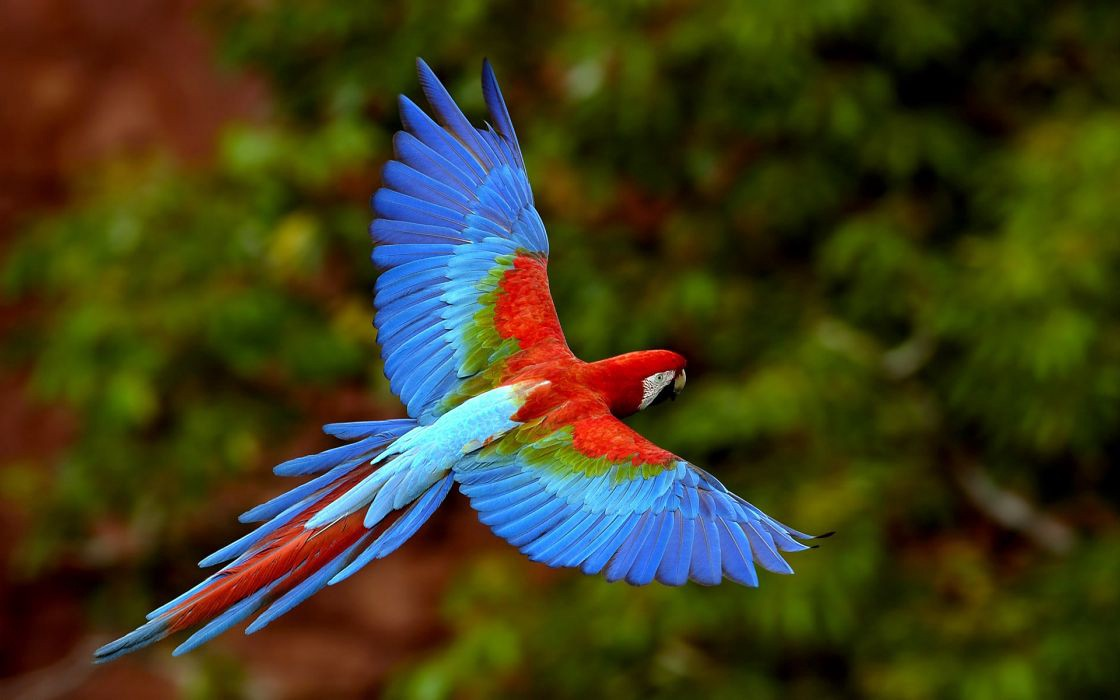
#> input picture sample_images/1.jpg, 1120 x 700 px, found by its file name
$ jupyter execute Tutorial_02.ipynb
#> lines starting #> are read from the running program, lines starting #| are printed output that depends on the picture; long printed decimals are rounded
<a href="https://colab.research.google.com/github/manulthanura/AI-Computer-Vision/blob/main/Tutorial_02.ipynb" target="_parent"></a>

# ECS4300/ECS3300-Artificial Intelligence and Computer Vision
## Tutorial 02

### Intensity clamping
Intensity clamping, as implemented in the provided code, is a technique used to limit the pixel intensity values within a specified range in a grayscale image. The code sets pixel values below a defined lower threshold to zero and those above an upper threshold to 255, effectively clipping the intensity levels at both ends of the spectrum. This process can remove noise or enhance features within a certain intensity range, making it easier to focus on specific areas of interest in the image.

[cell 1]
from PIL import Image
import matplotlib.pyplot as plt
import numpy as np

def intensity_clamping(image_path, clamp_min=90, clamp_max=180):
    # Open the image
#> called with image_path = '/content/sample_data/images/1.jpg', clamp_min = 80, clamp_max = 200
    with Image.open(image_path) as img:
        # Convert the image to grayscale
#> img is the input picture: PIL image 1120x700 RGB; mean R, G, B 63.5, 61, 28.9
        grayscale_image = img.convert('L')
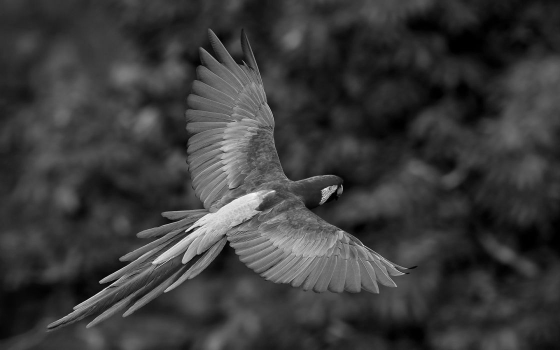
#> grayscale_image: PIL image 1120x700 L (shown at 1/2 size); min 0, max 252, mean 58.1
        image_array = np.array(grayscale_image)

        # Perform intensity clamping using nested for loops
        height, width = image_array.shape
        for i in range(height):
            for j in range(width):
                pixel = image_array[i, j]
                if pixel < clamp_min:
                    image_array[i, j] = 0
                elif pixel > clamp_max:
                    image_array[i, j] = 255
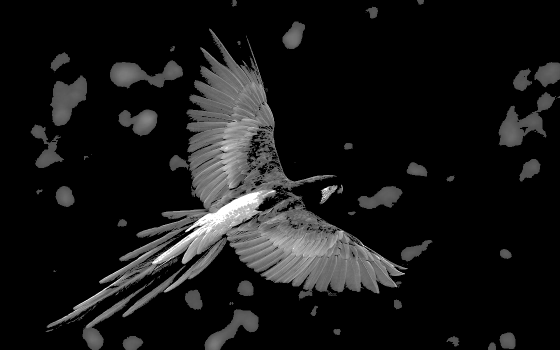
#> image_array: shape (700, 1120) (shown at 1/2 size); min 0, max 255, mean 22.2
                # If the pixel is within the range, no changes are made

        clamped_image = Image.fromarray(image_array.astype('uint8'))

        return clamped_image, grayscale_image

def show_images(original_image, processed_image, processed_title="Processed Image"):
    # Set up the matplotlib figure and axes
#> called with processed_title = 'Clamped Image'
    fig, axs = plt.subplots(1, 2, figsize=(10, 5))

    # Show original image
    axs[0].imshow(original_image, cmap='gray')
    axs[0].set_title('Original Image')
    axs[0].axis('off')  # Hide axes ticks

    # Show processed image
    axs[1].imshow(processed_image, cmap='gray')
    axs[1].set_title(processed_title)
    axs[1].axis('off')  # Hide axes ticks

    plt.show()
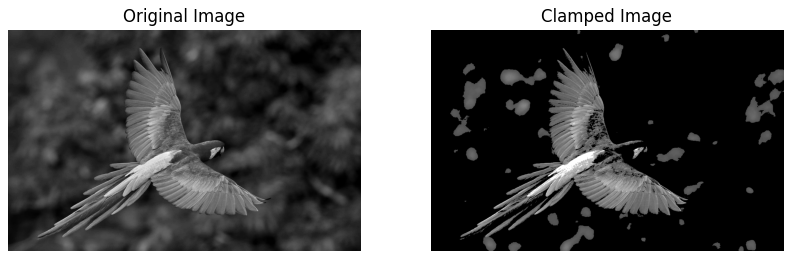
#> figure drawn by matplotlib, 2 panels

# Example usage:
image_path = "/content/sample_data/images/1.jpg"
clamped_image, original_image = intensity_clamping(image_path, clamp_min=80, clamp_max=200)

# Show the original and clamped images
show_images(original_image, clamped_image, processed_title="Clamped Image")

### Intensity windowing
Intensity windowing, demonstrated in the provided code, is an image processing technique used to enhance the contrast of an image. The code applies this technique to a grayscale image by setting all pixel intensities below a specified minimum to zero and all intensities above a specified maximum to 255. Intensities within the range are left unchanged. This method emphasizes the contrast between features in an image by darkening the shadows and brightening the highlights, which can help in better visualizing the details within the image.

[cell 2]
from PIL import Image
import matplotlib.pyplot as plt
import numpy as np

def intensity_windowing(image_path, clamp_min=90, clamp_max=180):
    # Open the image
#> called with image_path = '/content/sample_data/images/1.jpg', clamp_min = 80, clamp_max = 200
    with Image.open(image_path) as img:
        # Convert the image to grayscale
        grayscale_image = img.convert('L')
        image_array = np.array(grayscale_image)

        # Perform intensity clamping using nested for loops
        height, width = image_array.shape
        for i in range(height):
            for j in range(width):
                pixel = image_array[i, j]
                if pixel < clamp_min:
                    image_array[i, j] = 0
                elif clamp_min <= pixel <= clamp_max:
                    image_array[i, j] = (255* ((image_array[i, j] - clamp_min)/(clamp_max - clamp_min))).astype('uint8')
                elif pixel > clamp_max:
                    image_array[i, j] = 255
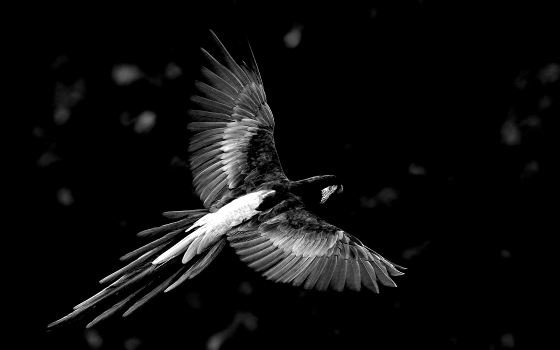
#> image_array: shape (700, 1120) (shown at 1/2 size); min 0, max 255, mean 13.7
                # If the pixel is within the range, no changes are made

        clamped_image = Image.fromarray(image_array.astype('uint8'))

        return clamped_image, grayscale_image

def show_images(original_image, processed_image, processed_title="Processed Image"):
    # Set up the matplotlib figure and axes
#> called with processed_title = 'Clamped Image'
    fig, axs = plt.subplots(1, 2, figsize=(10, 5))

    # Show original image
    axs[0].imshow(original_image, cmap='gray')
    axs[0].set_title('Original Image')
    axs[0].axis('off')  # Hide axes ticks

    # Show processed image
    axs[1].imshow(processed_image, cmap='gray')
    axs[1].set_title(processed_title)
    axs[1].axis('off')  # Hide axes ticks

    plt.show()

# Example usage:
image_path = "/content/sample_data/images/1.jpg"
clamped_image, original_image = intensity_windowing(image_path, clamp_min=80, clamp_max=200)

# Show the original and clamped images
show_images(original_image, clamped_image, processed_title="Clamped Image")

### Image brightness
The provided code snippet defines a function to calculate the average brightness of an image. It works by first converting the image to grayscale, which simplifies the image data to a single luminance channel. The function then iterates over each pixel in the image using nested for loops, summing up the grayscale intensity values. The total sum of these values is then divided by the number of pixels in the image to find the average brightness.

This average brightness value is a single number representing the overall luminance of the image. A higher average brightness indicates a generally lighter image, while a lower value suggests a darker image.

[cell 3]
from PIL import Image

def calculate_brightness(image_path):
    # Open the image file
#> called with image_path = '/content/sample_data/images/1.jpg'
    with Image.open(image_path) as img:
        # Convert the image to grayscale
        grayscale_image = img.convert('L')

        # Get the dimensions of the image
        width, height = grayscale_image.size

        # Initialize the sum of all pixel values
        total_brightness = 0

        # Nested for loops to go through each pixel
        for i in range(width):
            for j in range(height):
                # Get the pixel value at the current position
                pixel_brightness = grayscale_image.getpixel((i, j))
                # Add the pixel value to the total brightness
                total_brightness += pixel_brightness
#> after the loop, total_brightness = 45518502

        # Calculate the average brightness
        average_brightness = total_brightness / (width * height)
#> average_brightness = 58.06

        return average_brightness

# Example usage:
image_path = "/content/sample_data/images/1.jpg"
brightness = calculate_brightness(image_path)
#> brightness = 58.06
print(f"The average brightness of the image is: {brightness}")
#| The average brightness of the image is: 58.059

The first code snippet manually calculates the average brightness of an image by converting it to grayscale, iterating over each pixel with nested for loops, summing their values, and then dividing by the total number of pixels to get the average.

The second snippet simplifies this process by using the ImageStat module from the Python Imaging Library (PIL). Instead of manually iterating over each pixel, it utilizes the Stat class to compute image statistics. The mean attribute of the ImageStat.Stat object directly provides the average brightness (mean luminance) of the grayscale image. This method is more concise and efficient, as it leverages the optimized internal implementations of the PIL library to calculate the mean, rather than using Python loops.

[cell 4]
from PIL import Image, ImageStat

def calculate_brightness(image_path):
    # Open the image file
    with Image.open(image_path) as img:
        # Convert the image to grayscale
        grayscale_image = img.convert('L')

        # Calculate the average brightness
        stat = ImageStat.Stat(grayscale_image)
        # The mean of a grayscale image is its average brightness
        brightness = stat.mean[0]

        return brightness

# Example usage:
image_path = "/content/sample_data/images/1.jpg"
brightness = calculate_brightness(image_path)
print(f"The average brightness of the image is: {brightness}")
#| The average brightness of the image is: 58.059

### Compute Histogram
The code calculates a grayscale image's histogram by iterating over each pixel, tallying the occurrences of each intensity level, and then plots this distribution using matplotlib. It manually constructs the histogram using nested loops, which is a straightforward but less efficient method compared to library-optimized functions.

[cell 5]
from PIL import Image
import matplotlib.pyplot as plt

def compute_histogram_with_loops(image_path):
    # Open the image file
    with Image.open(image_path) as img:
        # Convert the image to grayscale
        grayscale_image = img.convert('L')

        # Get the dimensions of the image
        width, height = grayscale_image.size

        # Initialize a list to count the occurrence of each pixel intensity
        histogram = [0] * 256 # Python creates a list of 256 elements, where each element is initialized to 0.

        # Nested for loops to iterate over each pixel
        for i in range(width):
            for j in range(height):
                # Get the pixel value at the current position
                pixel_value = grayscale_image.getpixel((i, j))
                # Increment the histogram count for the pixel value
                histogram[pixel_value] += 1

        return histogram

def plot_histogram(histogram):
    # Configure and show the histogram plot
    plt.figure()
    plt.title("Grayscale Histogram")
    plt.xlabel("Grayscale value")
    plt.ylabel("Pixels count")

    plt.bar(range(256), histogram, width=1, edgecolor='black')

    plt.xlim(0, 255)
    plt.grid(axis='y', alpha=0.75)

    plt.show()

# Example usage:
image_path = "/content/sample_data/images/1.jpg"
histogram = compute_histogram_with_loops(image_path)
#> after the loop in compute_histogram_with_loops, `for i in range(width):`: histogram = 256 values, max 13044 at index 42, min 0 at index 251, mean 3062.5
plot_histogram(histogram)
#> in plot_histogram, `plt.show()`:
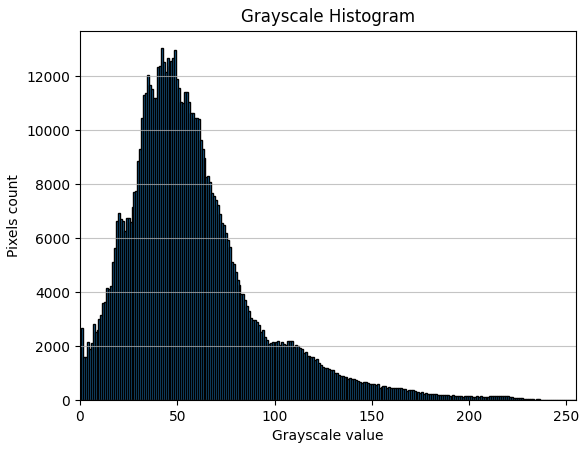
#> figure drawn by matplotlib, 1 panel; tallest bar 13044 high, from x = 41.5 to 42.5

This code defines a function to compute and visualize the histogram of a grayscale image using NumPy and Matplotlib. It opens an image, converts it to grayscale, and then flattens the grayscale data into a 1D NumPy array. Using NumPy's histogram function, it calculates the frequency of each grayscale value across the image. The histogram is then plotted as a bar chart, with grayscale values on the x-axis and pixel count on the y-axis, providing a visual representation of the intensity distribution within the image. The use of NumPy for histogram calculation is more efficient than manual iteration, making this method suitable for processing large images or performing batch analyses.

[cell 6]
import numpy as np
import matplotlib.pyplot as plt
from PIL import Image

def compute_and_visualize_histogram(image_path):
    # Open the image file
    with Image.open(image_path) as img:
        # Convert the image to grayscale
        grayscale_image = img.convert('L')

        # Convert the grayscale image to a numpy array
        pixel_values = np.array(grayscale_image).flatten()

        # Compute the histogram
        histogram, bin_edges = np.histogram(pixel_values, bins=range(257))

        # Configure and show the histogram plot
        plt.figure()
        plt.title("Grayscale Histogram")
        plt.xlabel("Grayscale value")
        plt.ylabel("Pixels count")

        plt.bar(bin_edges[:-1], histogram, width=1, edgecolor='black')

        plt.xlim(min(bin_edges), max(bin_edges))
        plt.grid(axis='y', alpha=0.75)

        plt.show()

# Example usage:
image_path = "/content/sample_data/images/1.jpg"
compute_and_visualize_histogram(image_path)
#> (the rest of the program and of its run is left out)
